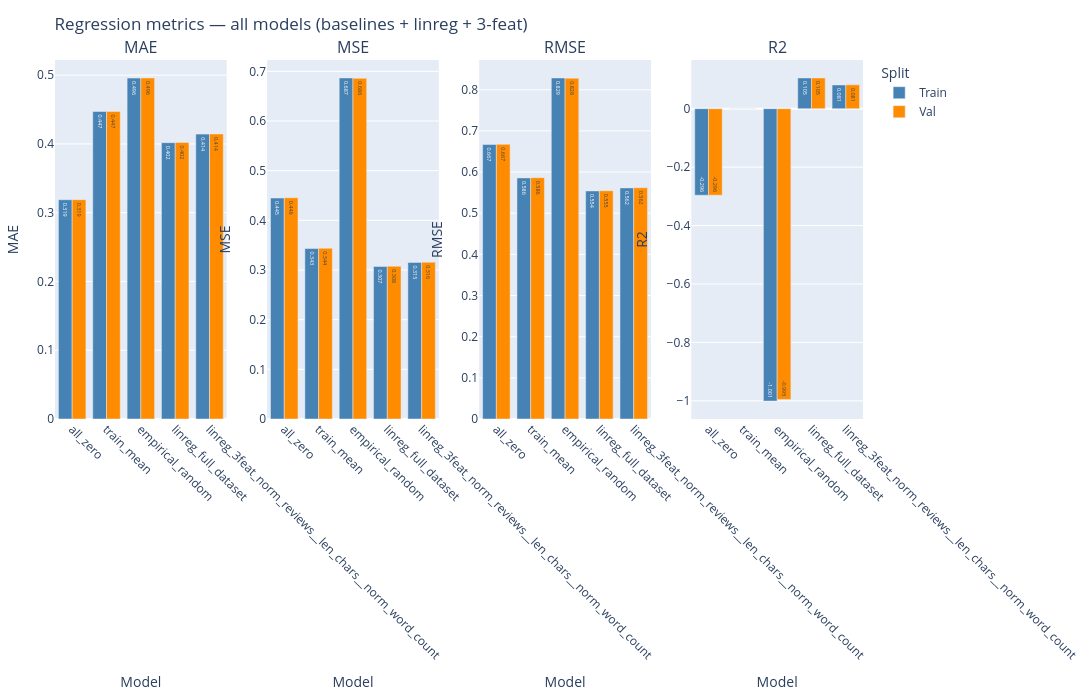

The cell this chart's notebook holds for it:
### Code cell
import plotly.graph_objects as go
import plotly.subplots as sp

# Bar chart comparing main regression metrics for each model using Plotly
metrics_to_plot = ['mae', 'mse', 'rmse', 'r2']
n_metrics = len(metrics_to_plot)

fig = sp.make_subplots(
    rows=1, cols=n_metrics, 
    subplot_titles=[m.upper() for m in metrics_to_plot]
)

for i, metric in enumerate(metrics_to_plot):
    train_metric = f"train_{metric}"
    val_metric = f"val_{metric}"

    fig.add_trace(
        go.Bar(
            x=metrics_compare_all['model'],
            y=metrics_compare_all[train_metric],
            name='Train',
            marker_color='steelblue',
            text=metrics_compare_all[train_metric].round(3),
            textposition='auto'
        ),
        row=1, col=i+1
    )
    fig.add_trace(
        go.Bar(
            x=metrics_compare_all['model'],
            y=metrics_compare_all[val_metric],
            name='Val',
            marker_color='darkorange',
            text=metrics_compare_all[val_metric].round(3),
            textposition='auto'
        ),
        row=1, col=i+1
    )
    # Only show legend once in the first subplot.
    fig.update_traces(showlegend=(i == 0), row=1, col=i+1)
    fig.update_xaxes(title_text="Model", tickangle=45, row=1, col=i+1)
    fig.update_yaxes(title_text=metric.upper(), row=1, col=i+1)


fig.update_layout(
    barmode='group',
    width=4 * n_metrics * 100,  # Dynamic width
    height=700,
    title_text="Regression metrics — all models (baselines + linreg + 3-feat)",
    legend_title_text="Split",
    margin=dict(t=60, l=20, r=20, b=50)
)
fig.show()

### Figure 1 — Plotly figure (JSON) as saved in the notebook; plotly's stock layout.template omitted (floating-point values rounded to 4 significant figures)
{"data": [{"marker": {"color": "steelblue"}, "name": "Train", "showlegend": true, "text": [0.319, 0.447, 0.496, 0.402, 0.414], "textposition": "auto", "type": "bar", "x": ["all_zero", "train_mean", "empirical_random", "linreg_full_dataset", "linreg_3feat_norm_reviews__len_chars__norm_word_count"], "xaxis": "x", "y": [0.3189, 0.4472, 0.4958, 0.4019, 0.4143], "yaxis": "y"}, {"marker": {"color": "darkorange"}, "name": "Val", "showlegend": true, "text": [0.319, 0.447, 0.496, 0.402, 0.414], "textposition": "auto", "type": "bar", "x": ["all_zero", "train_mean", "empirical_random", "linreg_full_dataset", "linreg_3feat_norm_reviews__len_chars__norm_word_count"], "xaxis": "x", "y": [0.319, 0.4473, 0.496, 0.4022, 0.4145], "yaxis": "y"}, {"marker": {"color": "steelblue"}, "name": "Train", "showlegend": false, "text": [0.445, 0.343, 0.687, 0.307, 0.315], "textposition": "auto", "type": "bar", "x": ["all_zero", "train_mean", "empirical_random", "linreg_full_dataset", "linreg_3feat_norm_reviews__len_chars__norm_word_count"], "xaxis": "x2", "y": [0.4449, 0.3432, 0.6867, 0.3071, 0.3154], "yaxis": "y2"}, {"marker": {"color": "darkorange"}, "name": "Val", "showlegend": false, "text": [0.446, 0.344, 0.686, 0.308, 0.316], "textposition": "auto", "type": "bar", "x": ["all_zero", "train_mean", "empirical_random", "linreg_full_dataset", "linreg_3feat_norm_reviews__len_chars__norm_word_count"], "xaxis": "x2", "y": [0.4455, 0.3438, 0.6859, 0.3076, 0.3158], "yaxis": "y2"}, {"marker": {"color": "steelblue"}, "name": "Train", "showlegend": false, "text": [0.667, 0.586, 0.829, 0.554, 0.562], "textposition": "auto", "type": "bar", "x": ["all_zero", "train_mean", "empirical_random", "linreg_full_dataset", "linreg_3feat_norm_reviews__len_chars__norm_word_count"], "xaxis": "x3", "y": [0.667, 0.5858, 0.8287, 0.5542, 0.5616], "yaxis": "y3"}, {"marker": {"color": "darkorange"}, "name": "Val", "showlegend": false, "text": [0.667, 0.586, 0.828, 0.555, 0.562], "textposition": "auto", "type": "bar", "x": ["all_zero", "train_mean", "empirical_random", "linreg_full_dataset", "linreg_3feat_norm_reviews__len_chars__norm_word_count"], "xaxis": "x3", "y": [0.6675, 0.5863, 0.8282, 0.5547, 0.5619], "yaxis": "y3"}, {"marker": {"color": "steelblue"}, "name": "Train", "showlegend": false, "text": [-0.296, 0.0, -1.001, 0.105, 0.081], "textposition": "auto", "type": "bar", "x": ["all_zero", "train_mean", "empirical_random", "linreg_full_dataset", "linreg_3feat_norm_reviews__len_chars__norm_word_count"], "xaxis": "x4", "y": [-0.2963, 0.0, -1.001, 0.1051, 0.08119], "yaxis": "y4"}, {"marker": {"color": "darkorange"}, "name": "Val", "showlegend": false, "text": [-0.296, -0.0, -0.995, 0.105, 0.081], "textposition": "auto", "type": "bar", "x": ["all_zero", "train_mean", "empirical_random", "linreg_full_dataset", "linreg_3feat_norm_reviews__len_chars__norm_word_count"], "xaxis": "x4", "y": [-0.296, -1.988e-08, -0.9951, 0.1051, 0.08146], "yaxis": "y4"}], "layout": {"annotations": [{"font": {"size": 16}, "showarrow": false, "text": "MAE", "x": 0.1062, "xanchor": "center", "xref": "paper", "y": 1, "yanchor": "bottom", "yref": "paper"}, {"font": {"size": 16}, "showarrow": false, "text": "MSE", "x": 0.3688, "xanchor": "center", "xref": "paper", "y": 1, "yanchor": "bottom", "yref": "paper"}, {"font": {"size": 16}, "showarrow": false, "text": "RMSE", "x": 0.6313, "xanchor": "center", "xref": "paper", "y": 1, "yanchor": "bottom", "yref": "paper"}, {"font": {"size": 16}, "showarrow": false, "text": "R2", "x": 0.8938, "xanchor": "center", "xref": "paper", "y": 1, "yanchor": "bottom", "yref": "paper"}], "barmode": "group", "height": 700, "legend": {"title": {"text": "Split"}}, "margin": {"b": 50, "l": 20, "r": 20, "t": 60}, "title": {"text": "Regression metrics — all models (baselines + linreg + 3-feat)"}, "width": 1600, "xaxis": {"anchor": "y", "domain": [0, 0.2125], "tickangle": 45, "title": {"text": "Model"}}, "xaxis2": {"anchor": "y2", "domain": [0.2625, 0.475], "tickangle": 45, "title": {"text": "Model"}}, "xaxis3": {"anchor": "y3", "domain": [0.525, 0.7375], "tickangle": 45, "title": {"text": "Model"}}, "xaxis4": {"anchor": "y4", "domain": [0.7875, 1], "tickangle": 45, "title": {"text": "Model"}}, "yaxis": {"anchor": "x", "domain": [0, 1], "title": {"text": "MAE"}}, "yaxis2": {"anchor": "x2", "domain": [0, 1], "title": {"text": "MSE"}}, "yaxis3": {"anchor": "x3", "domain": [0, 1], "title": {"text": "RMSE"}}, "yaxis4": {"anchor": "x4", "domain": [0, 1], "title": {"text": "R2"}}}}
